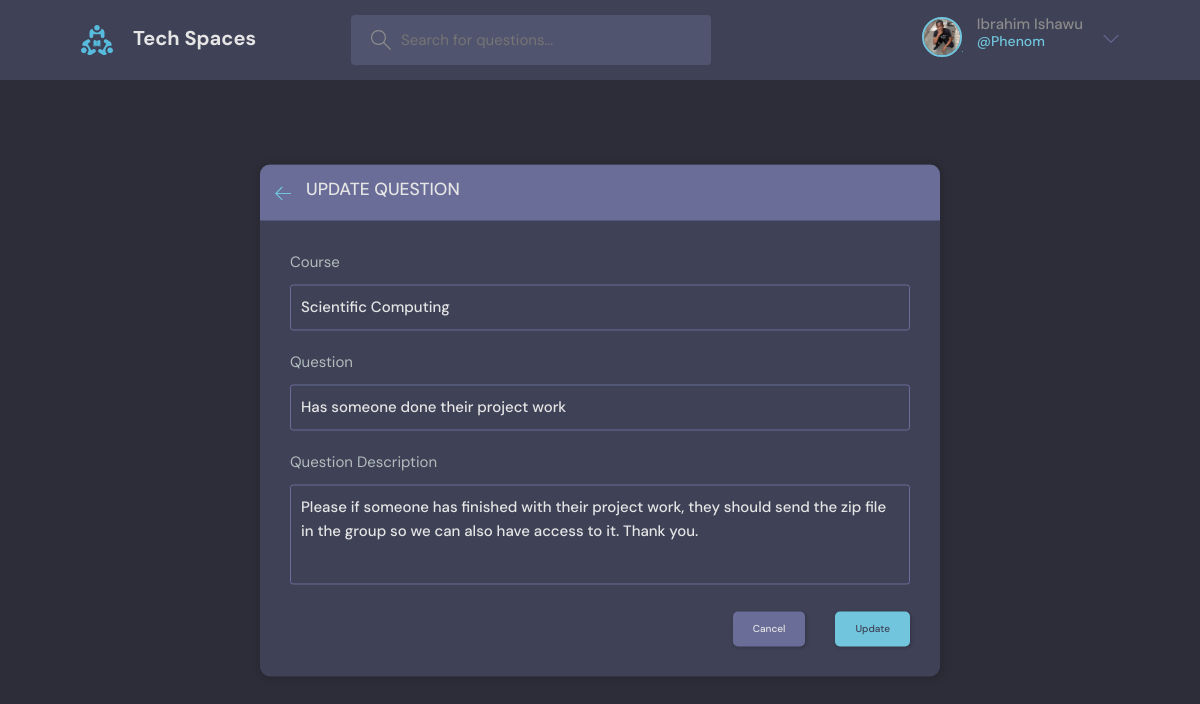
The page /question/6/update/ (signed in) on the database its author committed.
### core/models.py (models this page shows, shortened)
class User(AbstractUser):
    name = models.CharField(max_length=200, null=True)
    email = models.EmailField(unique=True, null=True)
    bio = models.TextField(null=True)
    avatar = models.ImageField(null=True, default='avatar.svg', upload_to='avatars')
    REQUIRED_FIELDS = []

class Question(models.Model):
    student = models.ForeignKey(User, on_delete=models.SET_NULL, null=True)
    course = models.ForeignKey(Course, on_delete=models.SET_NULL, null=True)
    name = models.CharField(max_length=200)
    description = models.TextField(null=True, blank=True)
    contributors = models.ManyToManyField(User, related_name='participants', blank=True)
    updated = models.DateTimeField(auto_now=True)
    created = models.DateTimeField(auto_now_add=True)
    class Meta:
        ordering = ["-updated", "-created"]

class Course(models.Model):
    name = models.CharField(max_length=200)
    def __str__(self):
        return self.name

### core/views.py (the view, shortened to what this page needs)
# urls.py: path('question/<int:pk>/update/', views.UpdateQuestion.as_view(), name='update_question'),
class UpdateQuestion(LoginRequiredMixin, View):
    def get(self, request, pk):
        curr_question = get_object_or_404(Question, id=pk)
        form = AskQuestionForm(instance=curr_question)
        context = {
            'question': curr_question,
            'form': form,
        }
        return render(request, 'core/update_question.html', context)

### core/forms.py
class AskQuestionForm(forms.ModelForm):
    description = forms.CharField(widget=forms.Textarea(attrs={
        'placeholder': 'Give a short description about your question and how you want it answered',
    }))
    class Meta:
        model = Question
        fields = ['name', 'description']

### core/templates/core/update_question.html (shortened to what this page needs)
{% extends 'core/base.html' %}
{% block content %}
  <main class="create-room layout">
    <div class="container">
      <div class="layout__box">
        <div class="layout__boxHeader">
          <div class="layout__boxTitle">
            <a href="{{ request.META.HTTP_REFERER }}">
              <svg version="1.1" xmlns="http://www.w3.org/2000/svg" width="32" height="32" viewBox="0 0 32 32">
                <title>arrow-left</title>
                <path
                  d="M13.723 2.286l-13.723 13.714 13.719 13.714 1.616-1.611-10.96-10.96h27.625v-2.286h-27.625l10.965-10.965-1.616-1.607z">
                </path>
              </svg>
            </a>
            <h3>Update Question</h3>
          </div>
        </div>
        <div class="layout__body">
          <form class="form" method='POST'>
            <div class="form__group">
              <label for="room_topic">Course</label>
              <input required type="text" name="course" value="{{ question.course }}" id="question_course" list="course-list" />
            </div>
              <div class="form__group">
                <label for="room_name">Question</label>
                {{ form.name }}
              </div>
              <div class="form__group">
                <label for="room_description">Question Description</label>
                {{ form.description }}
              </div>
            <div class="form__action">
              <a class="btn btn--dark" href="/">Cancel</a>
              <button class="btn btn--main" type="submit">Update</button>
            </div>
          </form>
        </div>
      </div>
    </div>
  </main>
{% endblock content %}

### core/templates/core/_header.html (shortened to what this page needs)
{% load static %}
<header class="header header--loggedIn">
      <div class="container">
        <a href="/" class="header__logo">
          <img src="{% static 'core/img/logo.svg' %}" />
          <h1>Tech Spaces</h1>
        </a>
        <form class="header__search">
          <label>
            <input name='query' placeholder="Search for questions..." />
          </label>
        </form>
        <nav class="header__menu">
          {% if not request.user.is_authenticated %}
            <a href="{% url 'login' %}">
              <img src="{% static 'core/img/avatar.svg' %}" />
              <p>Login</p>
            </a>
          {% else %}
            <div class="header__user">
              <a href="{% url 'update_profile' %}">
                <div class="avatar avatar--medium active">
                  <img src="{{ request.user.avatar.url }}" />
                </div>
                <p>{{ request.user.name }} <span>@{{ request.user.username }}</span></p>
              </a>
              <button class="dropdown-button">
                <svg version="1.1" xmlns="http://www.w3.org/2000/svg" width="32" height="32" viewBox="0 0 32 32">
                  <title>chevron-down</title>
                  <path d="M16 21l-13-13h-3l16 16 16-16h-3l-13 13z"></path>
                </svg>
              </button>
            </div>
          {% endif %}
        </nav>
      </div>
    </header>

### rows shown on the page
User: user.avatar (picture), user.name "Ibrahim Ishawu", user.username "Phenom"
Question: course "Scientific Computing", name "Has someone done their project work", description "Please if someone has finished with their project work, they should send the zip file in the group so we can also have access to it. Thank you."
